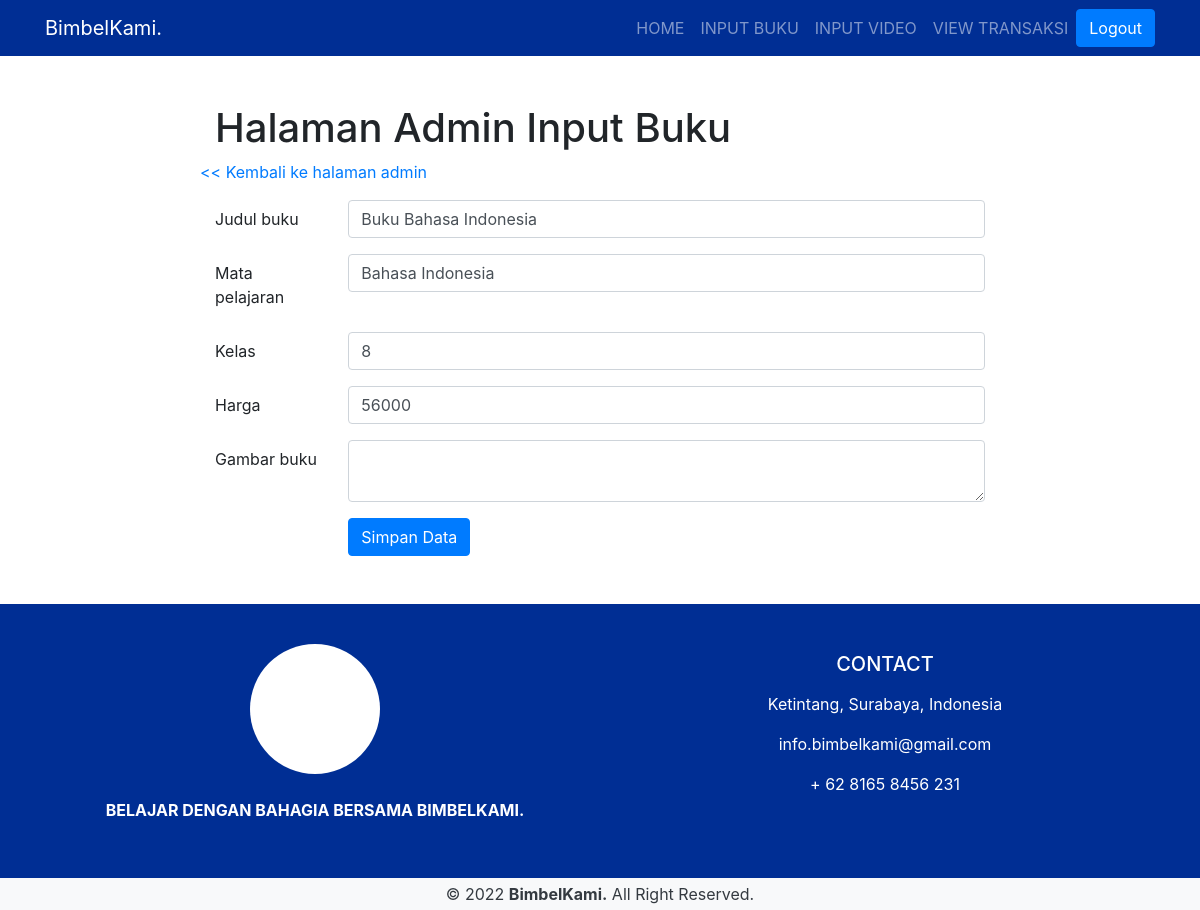
The app's page /admin/input_buku.php?id=17 (signed in) with its own data.
### tables this page shows
CREATE TABLE `buku` (
  `ID_BUKU` int(11) NOT NULL,
  `judul` varchar(100) NOT NULL,
  `mapel` varchar(20) NOT NULL,
  `kelas` varchar(3) NOT NULL,
  `harga` double NOT NULL,
  `gambar_buku` varchar(255) NOT NULL
);

### admin/input_buku.php (the view, shortened to what this page needs)
<?php
include("header_login.php");
$judul = "";
$mapel = "";
$kelas = "";
$harga = "";
$gambar_buku = "";
if (isset($_GET['id'])) {
    $id = $_GET['id'];
} else {
    $id = "";
}
if ($id != "") {
    $sql1 = "select * from buku where ID_BUKU = '$id'";
    $q1 = mysqli_query($koneksi, $sql1);
    $r1 = mysqli_fetch_array($q1);
    $judul = $r1['judul'];
    $mapel = $r1['mapel'];
    $kelas = $r1['kelas'];
    $harga = $r1['harga'];
    $gambar_buku = $r1['gambar_buku'];
}
?>
<div class="col-sm-8 offset-sm-2 px-auto">
    <h1>Halaman Admin Input Buku</h1>
    <div class="mb-3 row">
        <a href="#">
            << Kembali ke halaman admin</a>
    </div>
<form action="" method="post">
    <div class="mb-3 row">
        <label for="judul" class="col-sm-2 col-form-label">Judul buku</label>
        <div class="col-sm-10">
            <input type="text" class="form-control" id="judul" value="<?php echo $judul ?>" name="judul">
        </div>
    </div>
    <div class="mb-3 row">
        <label for="mapel" class="col-sm-2 col-form-label">Mata pelajaran</label>
        <div class="col-sm-10">
            <input type="text" class="form-control" id="mapel" value="<?php echo $mapel ?>" name="mapel">
        </div>
    </div>
    <div class="mb-3 row">
        <label for="kelas" class="col-sm-2 col-form-label">Kelas</label>
        <div class="col-sm-10">
            <input type="text" class="form-control" id="kelas" value="<?php echo $kelas ?>" name="kelas">
        </div>
    </div>
    <div class="mb-3 row">
        <label for="harga" class="col-sm-2 col-form-label">Harga</label>
        <div class="col-sm-10">
            <input type="number" class="form-control" id="harga" value="<?php echo $harga ?>" name="harga">
        </div>
    </div>
    <div class="mb-3 row">
        <label for="gambar_buku" class="col-sm-2 col-form-label">Gambar buku</label>
        <div class="col-sm-10">
            <textarea name="gambar_buku" class="form-control" id="summernote"><?php echo $gambar_buku ?></textarea>
        </div>
    </div>
    <div class="mb-3 row">
        <div class="col-sm-2"></div>
        <div class="col-sm-10">
            <input type="submit" name="simpan" value="Simpan Data" class="btn btn-primary" />
        </div>
    </div>
</form>
</div>
<?php include("footer.php") ?>

### records on screen
buku: judul "Buku Bahasa Indonesia", mapel "Bahasa Indonesia", kelas "8", harga "56000"
